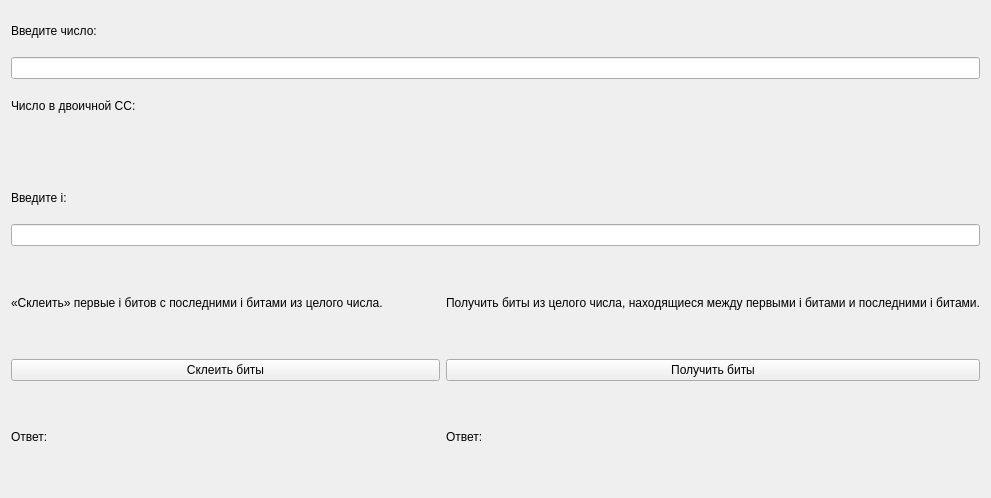
<?xml version="1.0" encoding="UTF-8"?>
<ui version="4.0">
 <class>Form</class>
 <widget class="QWidget" name="Form">
  <property name="geometry">
   <rect>
    <x>0</x>
    <y>0</y>
    <width>991</width>
    <height>498</height>
   </rect>
  </property>
  <property name="windowTitle">
   <string>Form</string>
  </property>
  <layout class="QVBoxLayout" name="verticalLayout_2">
   <item>
    <layout class="QVBoxLayout" name="verticalLayout">
     <item>
      <widget class="QLabel" name="label">
       <property name="text">
        <string>Введите число:</string>
       </property>
      </widget>
     </item>
     <item>
      <widget class="QLineEdit" name="le_number"/>
     </item>
     <item>
      <widget class="QLabel" name="label_3">
       <property name="text">
        <string>Число в двоичной СС:</string>
       </property>
      </widget>
     </item>
     <item>
      <widget class="QLabel" name="binary_number">
       <property name="text">
        <string/>
       </property>
      </widget>
     </item>
     <item>
      <widget class="QLabel" name="label_2">
       <property name="text">
        <string>Введите i:</string>
       </property>
      </widget>
     </item>
     <item>
      <widget class="QLineEdit" name="le_i"/>
     </item>
    </layout>
   </item>
   <item>
    <layout class="QHBoxLayout" name="horizontalLayout">
     <item>
      <layout class="QVBoxLayout" name="verticalLayout_3">
       <item>
        <widget class="QLabel" name="label_5">
         <property name="text">
          <string>«Склеить» первые i битов с последними i битами из целого числа.</string>
         </property>
        </widget>
       </item>
       <item>
        <widget class="QPushButton" name="pb_A">
         <property name="text">
          <string>Склеить биты</string>
         </property>
        </widget>
       </item>
       <item>
        <widget class="QLabel" name="answer_A">
         <property name="text">
          <string>Ответ:</string>
         </property>
        </widget>
       </item>
      </layout>
     </item>
     <item>
      <layout class="QVBoxLayout" name="verticalLayout_4">
       <item>
        <widget class="QLabel" name="label_4">
         <property name="text">
          <string>Получить биты из целого числа, находящиеся между первыми i битами и последними i битами.</string>
         </property>
        </widget>
       </item>
       <item>
        <widget class="QPushButton" name="pb_B">
         <property name="text">
          <string>Получить биты</string>
         </property>
        </widget>
       </item>
       <item>
        <widget class="QLabel" name="answer_B">
         <property name="text">
          <string>Ответ:</string>
         </property>
        </widget>
       </item>
      </layout>
     </item>
    </layout>
   </item>
  </layout>
 </widget>
 <resources/>
 <connections/>
</ui>
